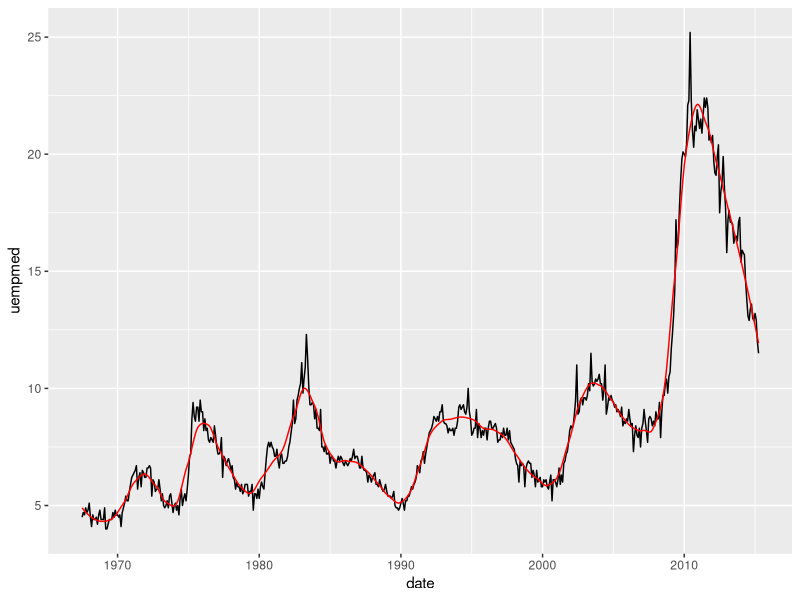

Write R code to recreate this figure. (Note: this script raises an error after producing the figure.)
# Based on http://r-statistics.co/Loess-Regression-With-R.html

library(dplyr)
library(ggplot2)

data(economics, package="ggplot2")

l = loess(uempmed ~ as.integer(date), data=economics, span=0.1)

modelr::add_predictions(economics, l) %>%
  ggplot(aes(x=date, y=uempmed)) +
    geom_line() +
    geom_line(aes(y=pred), col='red')

system.time({l = loess(uempmed ~ as.integer(date), data=economics, span=0.1)})

profvis(
  {
    l = loess(uempmed ~ as.integer(date), data=economics, span=0.01)
  },
  interval = 0.001
)

calc_sse = function(span) {
  sse = NA
  
  l = purrr::safely(loess)(
    uempmed ~ as.integer(date), 
    data=economics, span=span
  )
  
  if (!is.null(l$result)) {
    res = l$result$residuals
    sse = sum(res^2)
  }
  
  sse
}

optim(par=c(0.5), calc_sse, method="SANN", control = list(maxit=5000))

profvis(
  {
    optim(par=c(0.5), calc_sse, method="SANN", control = list(maxit=100))
  },
  interval = 0.005
)

simpleLoess
?simpleLoess


